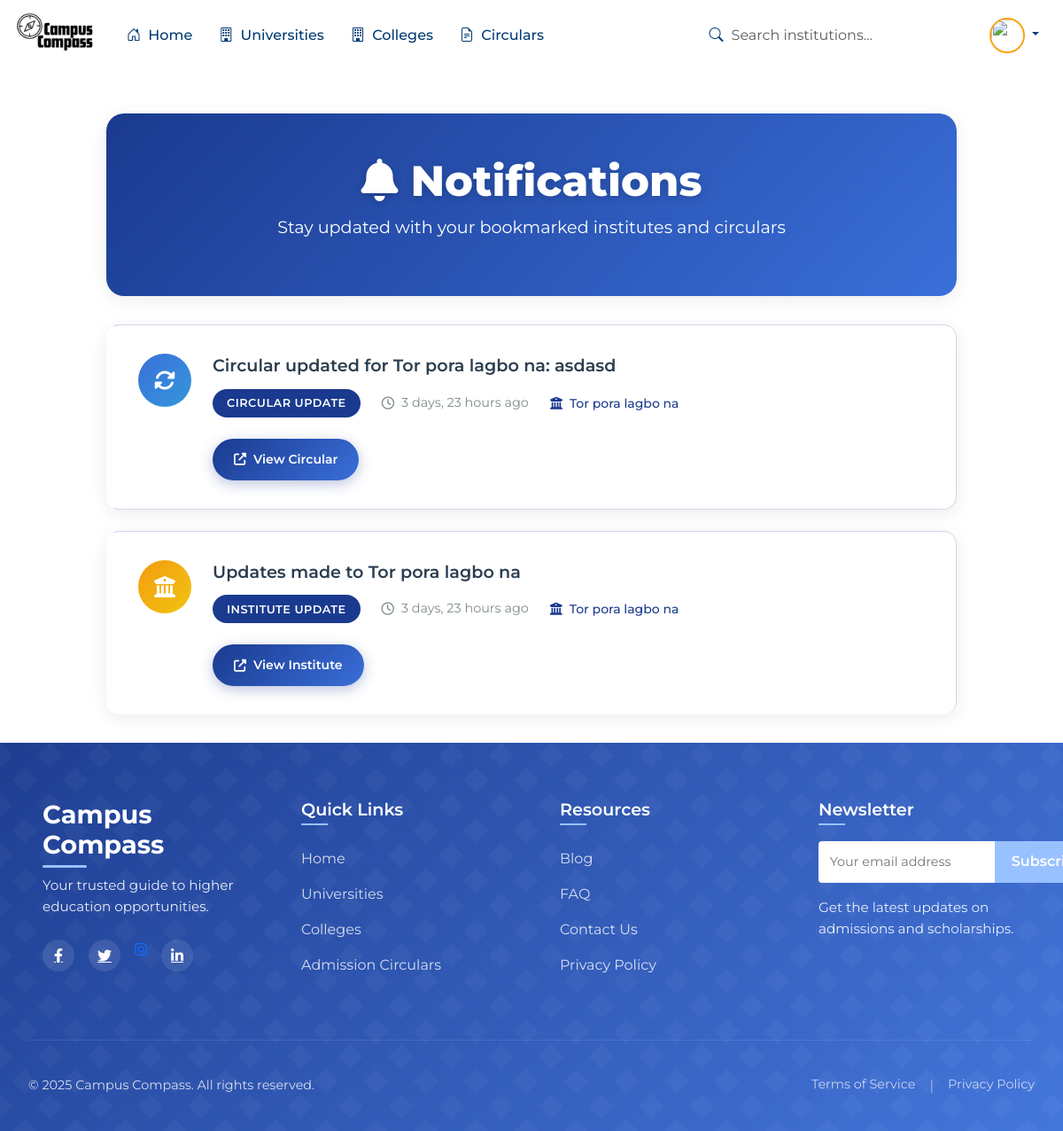
/notifications/ (signed in), run on an earlier commit of the app's database.
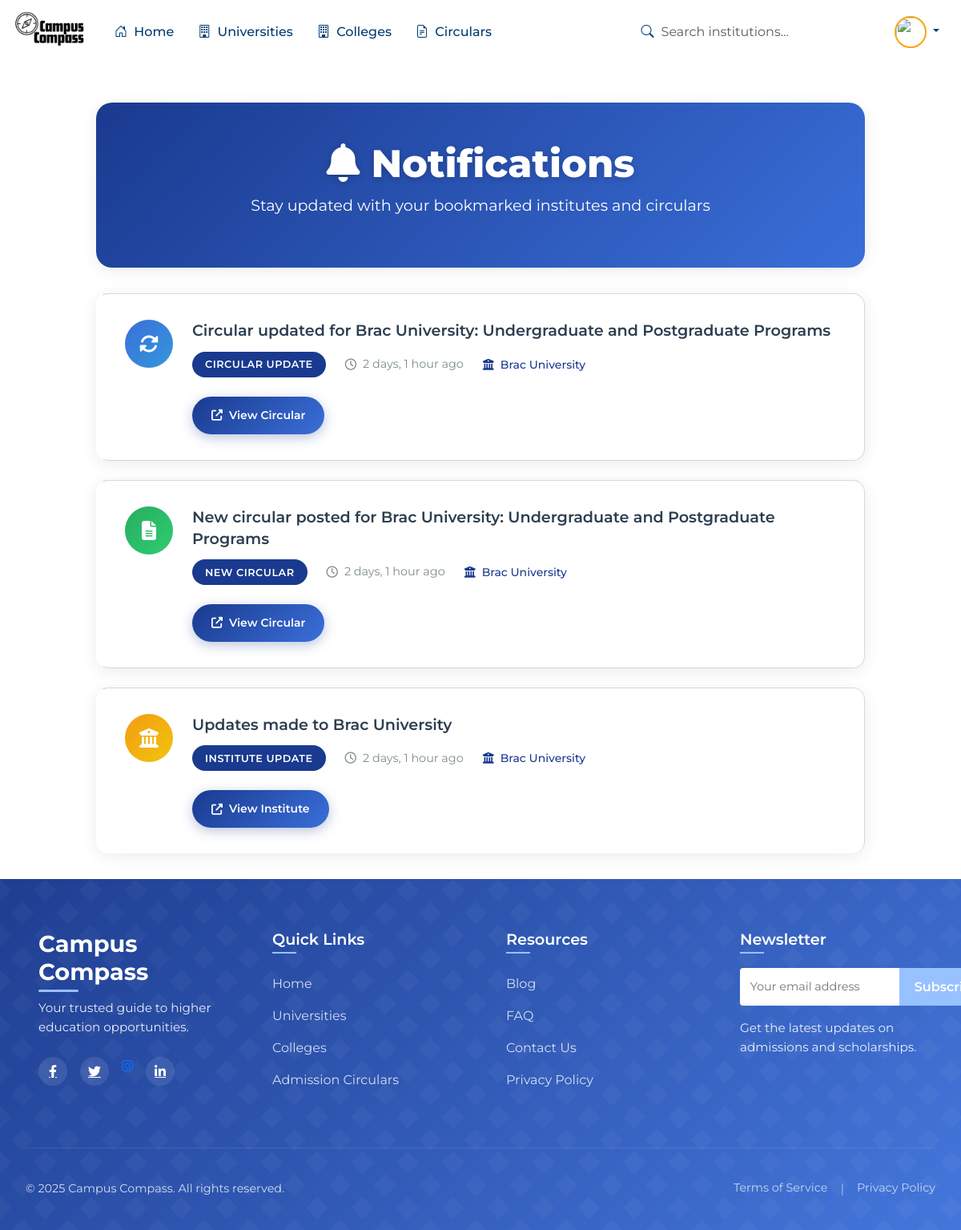
And on a later commit of the database.
### CC/models.py (models this page shows, shortened)
class Notification(models.Model):
    user = models.ForeignKey(get_user_model(), on_delete=models.CASCADE)
    institute = models.ForeignKey(InstituteInfo, on_delete=models.CASCADE, null=True, blank=True)
    circular = models.ForeignKey(Circular, on_delete=models.CASCADE, null=True, blank=True)
    message = models.TextField()
    notification_type = models.CharField(max_length=50, choices=[
        ('new_circular', 'New Circular'),
        ('institute_update', 'Institute Update'),
        ('circular_update', 'Circular Update')
    ])
    is_read = models.BooleanField(default=False)
    created_at = models.DateTimeField(auto_now_add=True)
    class Meta:
        ordering = ['-created_at']
        verbose_name_plural = "Notifications"

class InstituteInfo(models.Model):
    title = models.CharField(max_length=100)
    category = models.ForeignKey(Category, on_delete=models.CASCADE)
    description = models.TextField()
    location = models.CharField(max_length=100)
    rank = models.CharField(max_length=100)
    department = models.CharField(max_length=100)
    contact = models.TextField()
    status_choices = (
        ('Closed', 'Closed'),
        ('Apply', 'Apply')
    )
    status = models.CharField(max_length=50, choices=status_choices, default='Closed')

### CC/views.py (the view)
# urls.py: path('notifications/', CC_views.notifications_view, name='notifications'),
@login_required
def notifications_view(request):
    notifications = Notification.objects.filter(user=request.user).select_related('institute', 'circular')
    unread_count = notifications.filter(is_read=False).count()
    if request.method == 'GET':
        unread_notifications = notifications.filter(is_read=False)
        unread_notifications.update(is_read=True)
        unread_count = 0
    return render(request, 'CC/notifications.html', {
        'notifications': notifications,
        'unread_count': unread_count
    })

### Template/CC/notifications.html (shortened to what this page needs)
{% extends 'base.html' %}
{% load static %}
{% block content %}
<link href="https://cdnjs.cloudflare.com/ajax/libs/animate.css/4.1.1/animate.min.css" rel="stylesheet">
<link rel="stylesheet" href="https://cdnjs.cloudflare.com/ajax/libs/font-awesome/6.4.0/css/all.min.css">
<div class="notifications-container">
    <div class="notifications-header">
        <div class="header-overlay" id="header-overlay"></div>
        <h1 class="notifications-title">
            <i class="fas fa-bell"></i> Notifications
        </h1>
        <p class="notifications-subtitle">
            Stay updated with your bookmarked institutes and circulars
        </p>
    </div>
    {% if notifications %}
        <div class="notifications-list">
            {% for notification in notifications %}
            <div class="notification-item {% if not notification.is_read %}unread{% else %}read{% endif %}"
                 id="notification-{{ notification.id }}"
                 data-notification-id="{{ notification.id }}">
                <div class="notification-content">
                    <div class="notification-icon icon-{{ notification.notification_type }}">
                        {% if notification.notification_type == 'new_circular' %}
                        <i class="fas fa-file-alt"></i>
                        {% elif notification.notification_type == 'institute_update' %}
                        <i class="fas fa-university"></i>
                        {% else %}
                        <i class="fas fa-sync-alt"></i>
                        {% endif %}
                    </div>
                    <div class="notification-details">
                        <div class="notification-message">
                            {{ notification.message }}
                        </div>
                        <div class="notification-meta">
                            <span class="notification-type">
                                {{ notification.get_notification_type_display }}
                            </span>
                            <span class="notification-time">
                                <i class="far fa-clock"></i> {{ notification.created_at|timesince }} ago
                            </span>
                            {% if notification.institute %}
                            <span class="notification-institute">
                                <i class="fas fa-university"></i> {{ notification.institute.title }}
                            </span>
                            {% endif %}
                        </div>
                        <div class="notification-action">
                            {% if notification.circular %}
                            <a href="{% url 'circulars' %}#circular-{{ notification.circular.id }}"
                               class="action-btn">
                                <i class="fas fa-external-link-alt"></i> View Circular
                            </a>
                            {% elif notification.institute %}
                            <a href="{% url 'institute_detail' notification.institute.id %}"
                               class="action-btn">
                                <i class="fas fa-external-link-alt"></i> View Institute
                            </a>
                            {% endif %}
                        </div>
                    </div>
                </div>
            </div>
            {% endfor %}
        </div>
    {% endif %}
</div>
{% endblock %}

### Template/base.html (shortened to what this page needs)
<!DOCTYPE html>
<html lang="en">
<head>
    <link href="https://cdn.jsdelivr.net/npm/bootstrap@5.0.2/dist/css/bootstrap.min.css" rel="stylesheet">
        <link href="https://cdn.jsdelivr.net/npm/bootstrap@5.3.0/dist/css/bootstrap.min.css" rel="stylesheet">
        <link rel="stylesheet" href="https://cdn.jsdelivr.net/npm/bootstrap-icons@1.10.0/font/bootstrap-icons.css">
        <link rel="stylesheet" href="https://cdnjs.cloudflare.com/ajax/libs/font-awesome/6.4.0/css/all.min.css">
    <link rel="stylesheet" href="https://cdn.jsdelivr.net/npm/bootstrap-icons@1.10.0/font/bootstrap-icons.css">
    <link rel="stylesheet" href="https://cdnjs.cloudflare.com/ajax/libs/animate.css/4.1.1/animate.min.css">
        <link href="https://cdn.jsdelivr.net/npm/bootstrap@5.3.0/dist/css/bootstrap.min.css" rel="stylesheet">
        <link rel="stylesheet" href="https://cdn.jsdelivr.net/npm/bootstrap-icons@1.10.0/font/bootstrap-icons.css">
        <link rel="stylesheet" href="https://cdnjs.cloudflare.com/ajax/libs/animate.css/4.1.1/animate.min.css">
    {% load static %}
</head>
<body>
{% include 'navbar.html' %}
{% block content %}
{% endblock %}
</body>
{% include 'CC/footer.html' %}
</html>

### Template/navbar.html (shortened to what this page needs)
{% load static %}
<!DOCTYPE html>
<html lang="en">
<head>
    <link href="https://cdn.jsdelivr.net/npm/bootstrap@5.3.0/dist/css/bootstrap.min.css" rel="stylesheet">
    <link rel="stylesheet" href="https://cdn.jsdelivr.net/npm/bootstrap-icons@1.10.0/font/bootstrap-icons.css">
    <link rel="stylesheet" href="https://cdnjs.cloudflare.com/ajax/libs/font-awesome/6.4.0/css/all.min.css">
</head>
<body>
    <nav class="navbar navbar-expand-lg navbar-dark navbar-custom fixed-top">
        <div class="container-fluid">
            <a class="navbar-brand" href="{% url 'Home' %}">
                <img src="{% static 'Images/logo5.png' %}" alt="Campus Compass">
            </a>
            <div class="collapse navbar-collapse" id="navbarContent">
                <ul class="navbar-nav me-auto mb-2 mb-lg-0">
                    <li class="nav-item">
                        <a class="nav-link active" href="{% url 'Home' %}"><i class="bi bi-house-door me-1"></i> Home</a>
                    </li>
                    <li class="nav-item">
                        <a class="nav-link" href="{% url 'Universities' %}"><i class="bi bi-building me-1"></i> Universities</a>
                    </li>
                    <li class="nav-item">
                        <a class="nav-link" href="{% url 'Colleges' %}"><i class="bi bi-building me-1"></i> Colleges</a>
                    </li>
                    <li class="nav-item">
                        <a class="nav-link" href="{% url 'circulars' %}"><i class="bi bi-file-earmark-text me-1"></i> Circulars</a>
                    </li>
                </ul>
                <div class="d-flex align-items-center">
                    <form class="d-flex me-3" action="{% url 'search_results' %}" method="get">
                        <div class="search-container">
                            <i class="bi bi-search search-icon"></i>
                            <input class="form-control search-input" name="q" type="search" placeholder="Search institutions..." aria-label="Search">
                        </div>
                    </form>
                    <div class="dropdown">
                        <a class="nav-link dropdown-toggle" href="#" id="userDropdown" role="button" data-bs-toggle="dropdown" aria-expanded="false">
                            {% if user.is_authenticated and user.profile.profile_pic %}
                                <img src="{{ user.profile.profile_pic.url }}" class="user-avatar">
                            {% else %}
                                <img src="{% static 'Images/default-avatar.png' %}" class="user-avatar">
                            {% endif %}
                        </a>
                    </div>
                </div>
            </div>
        </div>
    </nav>
    <div class="container mt-5 pt-5">
    </div>
</body>
</html>

### Template/CC/footer.html (shortened to what this page needs)
<footer class="site-footer">
    <div class="footer-content">
        <div class="footer-section">
            <h3 class="footer-title">Campus Compass</h3>
            <p class="footer-text">Your trusted guide to higher education opportunities.</p>
            <div class="footer-social">
                <a href="https://www.facebook.com/profile.php?id=100010362366893" class="social-icon" aria-label="Facebook">
                    <i class="fab fa-facebook-f"></i>
                </a>
                <a href="#" class="social-icon" aria-label="Twitter">
                    <i class="fab fa-twitter"></i>
                </a>
                <a href="#" class="https://www.instagram.com/__depressune__/" aria-label="Instagram">
                    <i class="fab fa-instagram"></i>
                </a>
                <a href="https://www.linkedin.com/in/farhana-hoque-mahima-607939278/" class="social-icon" aria-label="LinkedIn">
                    <i class="fab fa-linkedin-in"></i>
                </a>
            </div>
        </div>
        <div class="footer-section">
            <h4 class="footer-subtitle">Quick Links</h4>
            <ul class="footer-links">
                <li><a href="/home/" class="footer-link">Home</a></li>
                <li><a href="/universities/" class="footer-link">Universities</a></li>
                <li><a href="/colleges/" class="footer-link">Colleges</a></li>
                <li><a href="/circulars/" class="footer-link">Admission Circulars</a></li>
            </ul>
        </div>
        <div class="footer-section">
            <h4 class="footer-subtitle">Resources</h4>
            <ul class="footer-links">
                <li><a href="/blog/" class="footer-link">Blog</a></li>
                <li><a href="/faq/" class="footer-link">FAQ</a></li>
                <li><a href="/contact/" class="footer-link">Contact Us</a></li>
                <li><a href="/privacy/" class="footer-link">Privacy Policy</a></li>
            </ul>
        </div>
        <div class="footer-section">
            <h4 class="footer-subtitle">Newsletter</h4>
            <form class="footer-newsletter">
                <input type="email" placeholder="Your email address" class="newsletter-input">
                <button type="submit" class="newsletter-btn">Subscribe</button>
            </form>
            <p class="footer-text">Get the latest updates on admissions and scholarships.</p>
        </div>
    </div>
    <div class="footer-bottom">
        <p class="copyright">&copy; <span id="year"></span> Campus Compass. All rights reserved.</p>
        <div class="footer-legal">
            <a href="/terms/" class="legal-link">Terms of Service</a>
            <span class="legal-separator">|</span>
            <a href="/privacy/" class="legal-link">Privacy Policy</a>
        </div>
    </div>
</footer>

What changed in the data, as far as the page shows it:
removed Notification: message "Circular updated for Tor pora lagbo na: asdasd", notification_type "CIRCULAR UPDATE", created_at "3 days, 23 hours", institute "Tor pora lagbo na"
removed Notification: message "Updates made to Tor pora lagbo na", notification_type "INSTITUTE UPDATE", created_at "3 days, 23 hours", institute "Tor pora lagbo na", shows "View Institute"
added Notification: message "Circular updated for Brac University: Undergraduate and Postgraduate Programs", notification_type "CIRCULAR UPDATE", created_at "2 days, 1 hour", institute "Brac University"
added Notification: message "New circular posted for Brac University: Undergraduate and Postgraduate Programs", notification_type "NEW CIRCULAR", created_at "2 days, 1 hour", institute "Brac University"
added Notification: message "Updates made to Brac University", notification_type "INSTITUTE UPDATE", created_at "2 days, 1 hour", institute "Brac University", shows "View Institute"
